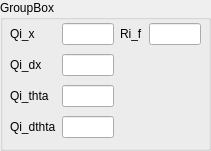
  <widget class="QGroupBox" name="groupBox_12">
   <property name="geometry">
    <rect>
     <x>970</x>
     <y>420</y>
     <width>211</width>
     <height>151</height>
    </rect>
   </property>
   <property name="title">
    <string>GroupBox</string>
   </property>
   <widget class="QWidget" name="gridLayoutWidget_3">
    <property name="geometry">
     <rect>
      <x>10</x>
      <y>20</y>
      <width>191</width>
      <height>123</height>
     </rect>
    </property>
    <layout class="QGridLayout" name="gridLayout_15">
     <item row="0" column="2">
      <widget class="QLabel" name="pushButton_text_Kp_servo_6">
       <property name="text">
        <string>Ri_f</string>
       </property>
      </widget>
     </item>
     <item row="0" column="1">
      <widget class="QLineEdit" name="lineEdit_Qi_x"/>
     </item>
     <item row="2" column="1">
      <widget class="QLineEdit" name="lineEdit_Qi_thta"/>
     </item>
     <item row="1" column="1">
      <widget class="QLineEdit" name="lineEdit_Qi_dx"/>
     </item>
     <item row="2" column="0">
      <widget class="QLabel" name="pushButton_text_Kp_servo_4">
       <property name="text">
        <string>Qi_thta</string>
       </property>
      </widget>
     </item>
     <item row="0" column="0">
      <widget class="QLabel" name="pushButton_text_Kp_servo_2">
       <property name="text">
        <string>Qi_x</string>
       </property>
      </widget>
     </item>
     <item row="0" column="3">
      <widget class="QLineEdit" name="lineEdit_Ri_f"/>
     </item>
     <item row="1" column="0">
      <widget class="QLabel" name="pushButton_text_Kp_servo_3">
       <property name="text">
        <string>Qi_dx</string>
       </property>
      </widget>
     </item>
     <item row="3" column="0">
      <widget class="QLabel" name="pushButton_text_Kp_servo_5">
       <property name="text">
        <string>Qi_dthta</string>
       </property>
      </widget>
     </item>
     <item row="3" column="1">
      <widget class="QLineEdit" name="lineEdit_Qi_dthta"/>
     </item>
    </layout>
   </widget>
  </widget>
